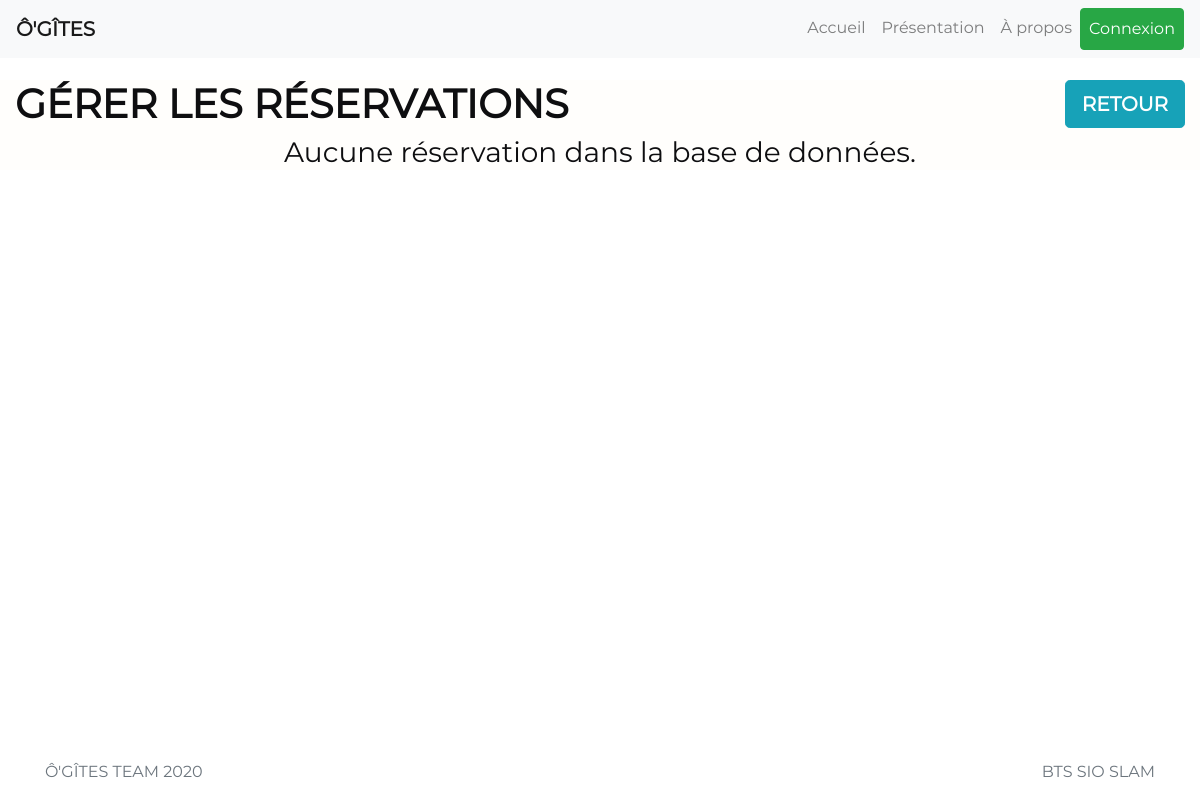
Before: /admin/gerer_reserv.php with the older database file.
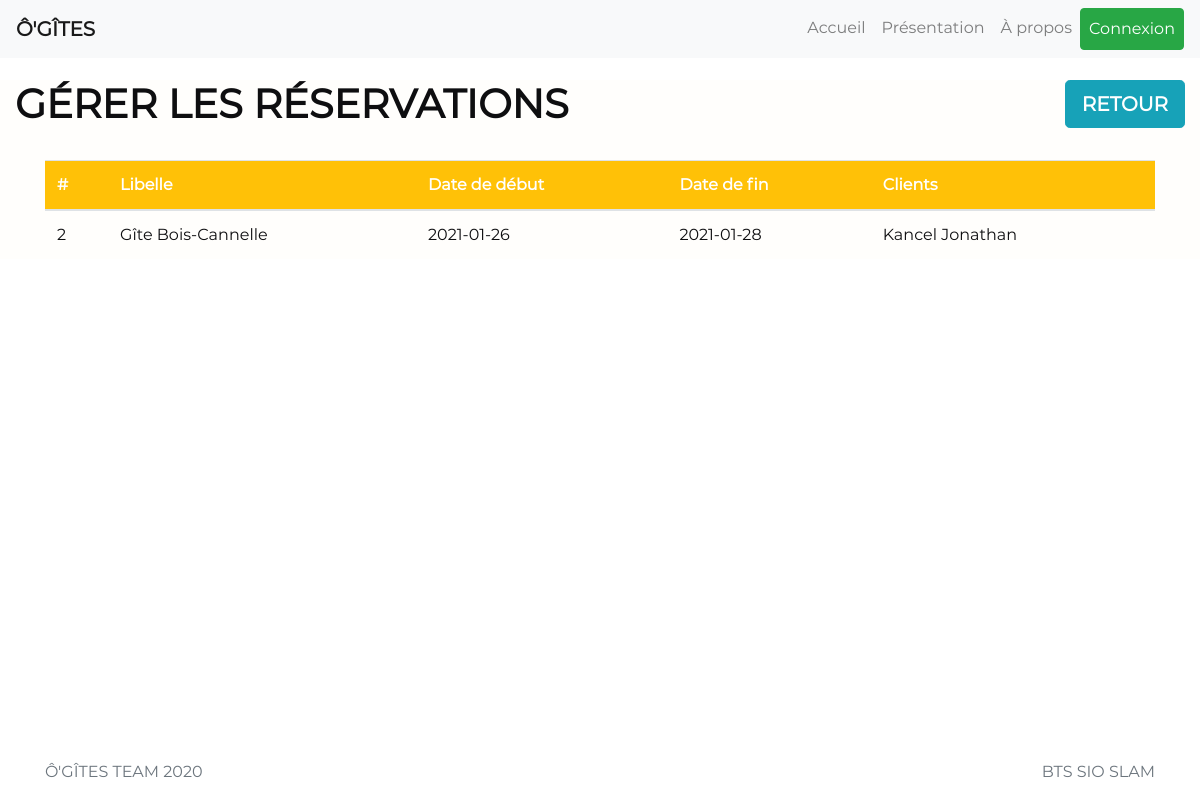
After: the same page with the newer database file.
### tables this page shows
CREATE TABLE `reservation` (
  `id_reservation` int(11) NOT NULL,
  `libelle` text NOT NULL,
  `date_debut` date NOT NULL,
  `date_fin` date NOT NULL,
  `nb_personnes` int(11) NOT NULL,
  `date_reserv` date DEFAULT NULL,
  `id_gites` int(11) NOT NULL,
  `id_users` int(11) NOT NULL
);

CREATE TABLE `gites` (
  `id_gites` int(11) NOT NULL,
  `libelle` text NOT NULL,
  `description` text NOT NULL,
  `localisation` text NOT NULL,
  `link_url` text NOT NULL,
  `nb_personnes_max` int(11) NOT NULL
);

CREATE TABLE `users` (
  `id_users` int(11) NOT NULL,
  `pseudo` text NOT NULL,
  `nom` text NOT NULL,
  `prenom` text NOT NULL,
  `email` text NOT NULL,
  `mdp` text NOT NULL,
  `date_inscription` date NOT NULL,
  `id_categorie` int(11) NOT NULL
);

### admin/gerer_reserv.php (the view, shortened to what this page needs)
<?php
    require_once 'head.php';
    require_once 'config_admin.php';
    header_admin(0);
?>
<main role="main" class="flex-shrink-0">
    <div class="container-fluid" id="index">
        <h1 style="float: left;"><strong>GÉRER LES RÉSERVATIONS</strong></h1>
        <a href="index.php" class="btn btn-info btn-lg" style="float: right;"><strong class="white">RETOUR</strong></a>
        <div class="container">
            <?php
            $SQLParam = "SELECT * FROM reservation";
            $Myresult = $pdo->query($SQLParam);
            $Myresult->setFetchMode(PDO::FETCH_ASSOC);
            $nb_reserv = $Myresult->rowCount();
            if ($nb_reserv > 0)
            {
            ?>
            <br>
            <table class="table table-hover" style="width: 100%;">
                <thead>
                    <tr class="bg-warning">
                        <th class="white">#</th>
                        <th class="white">Libelle</th>
                        <th class="white">Date de début</th>
                        <th class="white">Date de fin</th>
                        <th class="white">Clients</th>
                    </tr>
                </thead>
                <tbody>
                    <?php
                    while ($info_reserv = $Myresult->fetch())
                    {
                    ?>
                    <tr>
                        <td><?php echo $info_reserv["id_reservation"] ?></td>
                        <?php
                        $id_gites = $info_reserv["id_gites"];
                        $SQLParam2 = "SELECT * FROM gites WHERE id_gites = $id_gites";
                        $Myresult2 = $pdo->query($SQLParam2);
                        $Myresult2->setFetchMode(PDO::FETCH_ASSOC);
                        $info_gites = $Myresult2->fetch();
                        $libelle_gite = $info_gites["libelle"];
                        ?>
                        <td><?php echo $libelle_gite ?></td>
                        <td><?php echo $info_reserv["date_debut"] ?></td>
                        <td><?php echo $info_reserv["date_fin"] ?></td>
                        <?php
                        $id_users = $info_reserv["id_users"];
                        $SQLParam3 = "SELECT * FROM users WHERE id_users = $id_users";
                        $Myresult3 = $pdo->query($SQLParam3);
                        $Myresult3->setFetchMode(PDO::FETCH_ASSOC);
                        $info_users = $Myresult3->fetch();
                        $nom_prenom_user = $info_users["nom"] . " " . $info_users["prenom"];
                        ?>
                        <td><?php echo $nom_prenom_user ?></td>
                    </tr>
                    <?php
                    }
                    ?>
                </tbody>
            </table>
            <?php
            }
            else
            {
            ?>
            <h3 align="center">Aucune réservation dans la base de données.</h3>
            <?php
            }
            ?>
        </div>
    </div>
</main>
<?php
	require_once '../footer.php';
?>

### admin/head.php (shortened to what this page needs)
<!doctype html>
<html lang="fr" class="h-100">
<head>
    <link rel="stylesheet" href="admin_style.css">
    <link href="https://cdnjs.cloudflare.com/ajax/libs/bootstrap-datepicker/1.7.1/css/bootstrap-datepicker3.css" rel="stylesheet" id="bootstrap-css">
    <link href="../assets/bootstrap-4.2.1-dist/css/bootstrap.min.css" rel="stylesheet">
    <link href="../css/custom.css" rel="stylesheet">
    <link href="../css/main.css" rel="stylesheet">
    <link href="../font-awesome-4.7.0/css/font-awesome.min.css" rel="stylesheet">
    <link rel="stylesheet" href="../scss/slideshow.scss" />
    <link rel="stylesheet" type="text/css" href="../assets/DataTables/datatables.min.css"/>
</head>
<body class="d-flex flex-column h-100">

### admin/config_admin.php (shortened to what this page needs)
<?php
function header_admin($onglet)
{
?>
    <header>
          <nav class="navbar navbar-expand-md navbar-light bg-light fixed-top">
            <strong><a class="navbar-brand" href="index.php">Ô'GÎTES</a></strong>
            <div class="collapse navbar-collapse" id="navbarsExampleDefault">
                  <ul class="navbar-nav ml-auto">
                    <?php
                    switch ($onglet)
                    {
                        case 0:
                            ?>
                            <li class="nav-item">
                                  <a class="nav-link" href="/ogites2/index.php">Accueil <span class="sr-only">(current)</span></a>
                            </li>
                            <li class="nav-item">
                                  <a class="nav-link" href="/ogites2/presentation.php">Présentation</a>
                            </li>
                            <li class="nav-item">
                                  <a class="nav-link" href="/ogites2/about.php">À propos</a>
                            </li>
                            <?php
                        break;
                            ?>
                            <?php
                    }
                    if (isset($_SESSION['id_users']) AND isset($_SESSION['pseudo']))
                    {
                    ?>
                    <li class="nav-item">
                        <a class="nav-link" href="#">Mon Compte</a>
                    </li>
                    <li class="nav-item">
                        <a class="nav-link" href="/ogites2/login-system/deconnexion.php"><i class="fa fa-sign-out"></i></a>
                    </li>
                    <?php
                    }
                    else
                    {
                    ?>
                    <li class="nav-item">
                          <a class="nav-link btn btn-success" href="/ogites2/login-system/connexion.php"><span style="color:white;">Connexion</span></a>
                    </li>
                    <?php
                    }
                    ?>
                  </ul>
            </div>
        </nav>
</header>
<?php
}
?>

### footer.php (shortened to what this page needs)
<footer class="footer mt-auto py-3">
  <div class="container">
    <span class="text-muted" style="float: left;">Ô'GÎTES TEAM 2020</span>
    <span class="text-muted" style="float: right;">BTS SIO SLAM</span>
  </div>
</footer>
  </body>
</html>

### admin/admin_style.css (style rules this page uses)
.white { color:#fff; }

### css/custom.css (style rules this page uses)
body { padding-top: 5rem; }
.footer > .container { padding-right: 15px; padding-left: 15px; }

### css/main.css (style rules this page uses)
* { font-family: 'Montserrat'; color: #0E0E10; }
#index { background-color: #FFFEFC; }

Changed rows visible on the page:
added reservation: id_reservation "2", id_gites.libelle "Gîte Bois-Cannelle", date_debut "2021-01-26", date_fin "2021-01-28", id_users.prenom "Kancel Jonathan"
Other visible differences:
text no longer shown: "Aucune réservation dans la base de données."
text now shown: "# Libelle Date de début Date de fin Clients"
